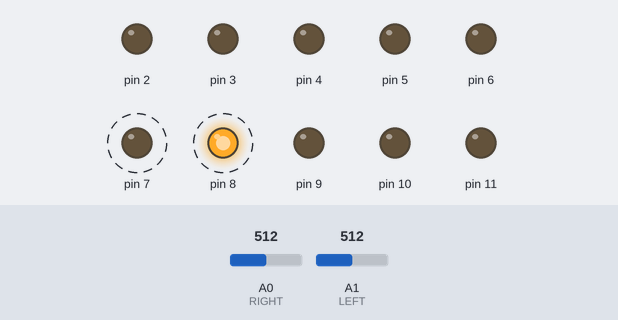
A program run on a simulated Arduino Uno, built with avr-gcc and run on an emulated ATmega328P. On the bench: output pins drawn as LEDs (lit = HIGH). Dashed ring = blinking. The inputs (shaded band) are chosen by the test bench; at power-on: A0 (RIGHT) = 512, A1 (LEFT) = 512.

Above: at 1.25 s.
1.3 s: A0 (RIGHT) set to 496
At 1.45 s:
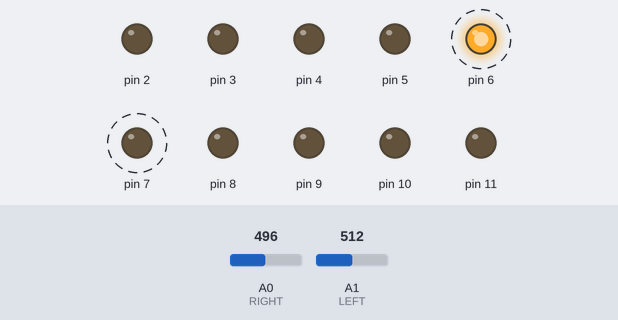
4.3 s: A1 (LEFT) set to 598
7.3 s: A1 (LEFT) set to 627
At 7.55 s:
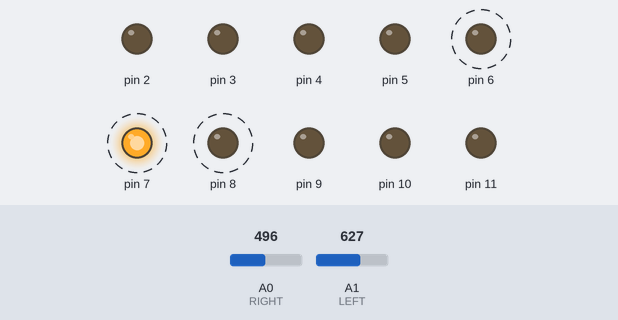
10.3 s: A0 (RIGHT) set to 420
13.3 s: A0 (RIGHT) set to 401
At 13.75 s:
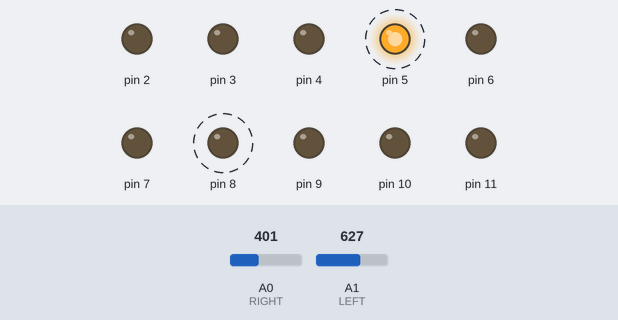
16.3 s: A1 (LEFT) set to 900
At 16.65 s:
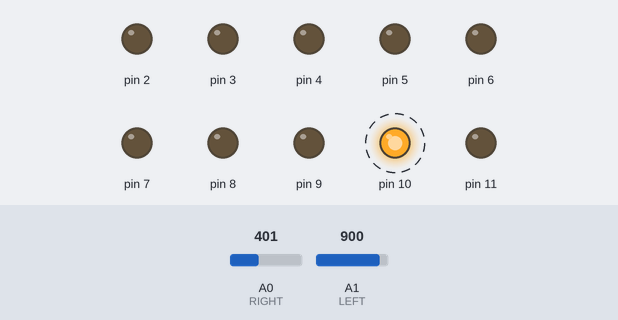
Timing chart, 0 to 20.3 s (numbered marks = the images above; inputs shaded):
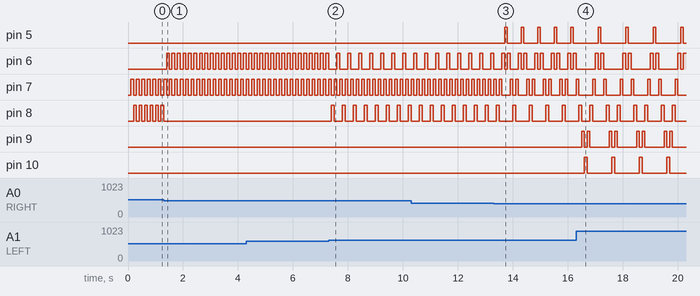

Measured:
- the behaviour switches between 512 and 511 on A0 (RIGHT) (found by bisection; images 0 and 1)
- the behaviour switches between 614 and 615 on A1 (LEFT) (found by bisection; images 1 and 2)
- the behaviour switches between 410 and 409 on A0 (RIGHT) (found by bisection; images 2 and 3)
- after the input at 1.3 s, pin 6: alternates HIGH for 0.10 s and LOW for 0.10 s, starting after 0.10 s; pin 8: goes on until 1.3 s, then stays LOW
- after the input at 7.3 s, pin 6: alternates HIGH for 0.10 s and LOW for 0.30 s, starting after 0.30 s; pin 8: alternates HIGH for 0.10 s and LOW for 0.30 s, starting after 0.10 s
- after the input at 13.3 s, pin 5: alternates HIGH for 0.10 s and LOW for 0.50 s, starting after 0.40 s; pin 8: alternates HIGH for 0.10 s and LOW for 0.50 s, starting after 0.70 s
- after the input at 16.3 s, pin 5: alternates HIGH for 0.10 s and LOW for 0.90 s, starting after 0.80 s; pin 9: LOW → HIGH after 0.20 s, then repeats every 1.0 s: LOW 0.10 s, HIGH 0.10 s, LOW 0.70 s, HIGH 0.10 s; pin 10: alternates HIGH for 0.10 s and LOW for 0.90 s, starting after 0.30 s
- by itself, pin 7: repeats every 1.0 s: LOW 0.50 s, HIGH 0.10 s, LOW 0.30 s, HIGH 0.10 s

The program:

main.cpp
```cpp
#include <Arduino.h>

#define PIN 2+
#define RIGHT A0
#define LEFT A1

long long t = 0;
int delta = 100;
short int R, L, now = 0, past = 0, v = 1;
char f = 0;

void setup() {
  for(int i = 0; i < 10; i++)
    pinMode(PIN i, OUTPUT);
  pinMode(RIGHT, INPUT);
  pinMode(LEFT, INPUT);

  R = analogRead(RIGHT) / 102.4;
  L = analogRead(LEFT) / 102.4;
  if(R > L)
  {
    v = -v;
  }
  now = R;
  past = R;
}

void loop() {
  R = analogRead(RIGHT) / 102.4;
  L = analogRead(LEFT) / 102.4;
  if(R > L)
  {
    short int tmp = R;
    R = L;
    L = tmp;
  }
  if(now < R)
  {
    f = 1;
    v = 1;
  }
  else if (now > L)
  {
    f = 2;
    v = -1;
  }

  if(millis() - t >= delta)
  {
    switch (f)
    {
    case 1:
      if(now == L)
      {
        f = 3;
        v = -v;
      }
      break;

    case 2:
    if(now == R)
      {
        f = 3;
        v = -v;
      }
      break;

    case 3:
    if(now == L || now == R)
      {
        v = -v;
      }
      break;

    default:
      f = 3;
      break;
    }
    digitalWrite(PIN past, LOW);
    digitalWrite(PIN now, HIGH);
    past = now;
    now += v;
    t = millis();
  }
}
```
